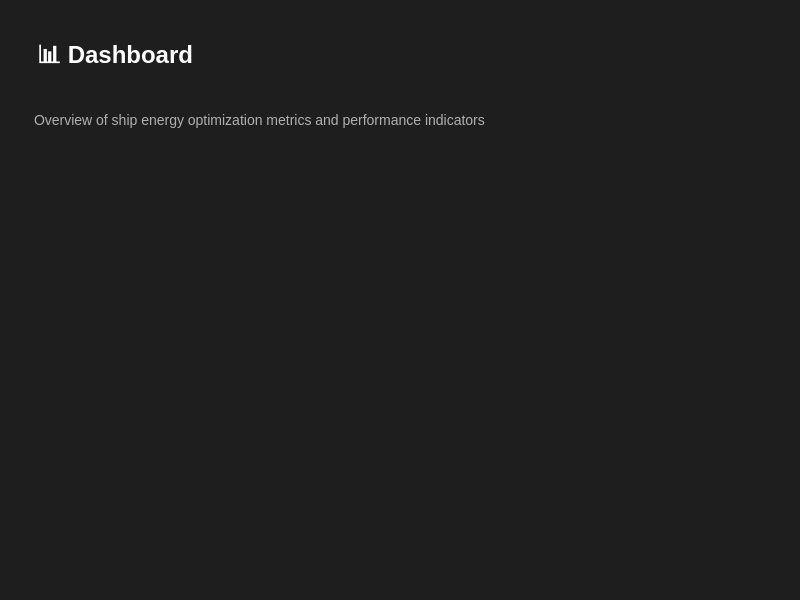
<?xml version="1.0" encoding="UTF-8"?>
<ui version="4.0">
 <class>DashboardPage</class>
 <widget class="QWidget" name="DashboardPage">
  <property name="geometry">
   <rect>
    <x>0</x>
    <y>0</y>
    <width>800</width>
    <height>600</height>
   </rect>
  </property>
  <property name="windowTitle">
   <string>Dashboard</string>
  </property>
  <property name="styleSheet">
   <string>QWidget {
    background-color: #1E1E1E;
    color: #FFFFFF;
}

QLabel#titleLabel {
    font-size: 24px;
    font-weight: bold;
    color: #FFFFFF;
    padding: 20px;
}

QLabel#subtitleLabel {
    font-size: 14px;
    color: #B0B0B0;
    padding: 0px 20px 20px 20px;
}</string>
  </property>
  <layout class="QVBoxLayout" name="verticalLayout">
   <item>
    <widget class="QLabel" name="titleLabel">
     <property name="text">
      <string>📊 Dashboard</string>
     </property>
     <property name="alignment">
      <set>Qt::AlignLeft|Qt::AlignTop</set>
     </property>
    </widget>
   </item>
   <item>
    <widget class="QLabel" name="subtitleLabel">
     <property name="text">
      <string>Overview of ship energy optimization metrics and performance indicators</string>
     </property>
    </widget>
   </item>
   <item>
    <spacer name="verticalSpacer">
     <property name="orientation">
      <enum>Qt::Vertical</enum>
     </property>
     <property name="sizeHint" stdset="0">
      <size>
       <width>20</width>
       <height>40</height>
      </size>
     </property>
    </spacer>
   </item>
  </layout>
 </widget>
 <resources/>
 <connections/>
</ui>
